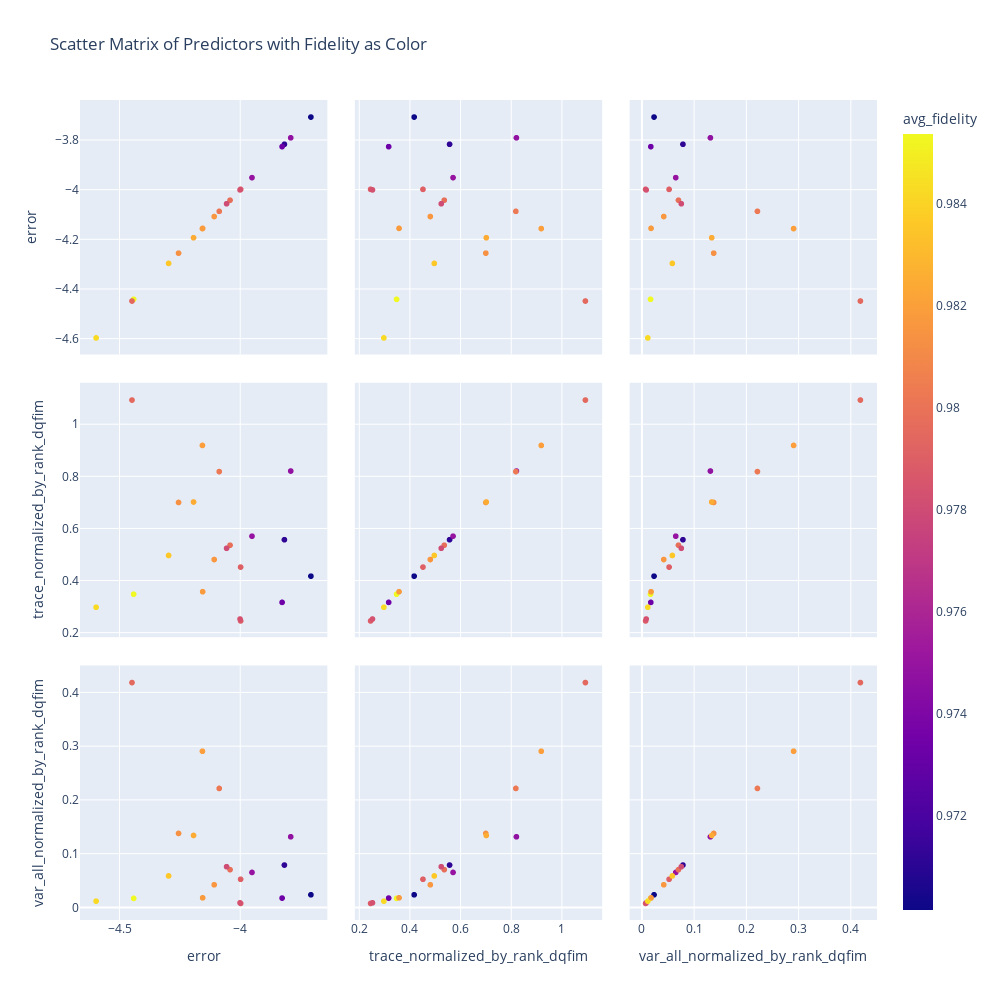

Notebook code cell kept with this figure:
### Code cell
predictor_metrics = [
 
    'error',
    'trace_normalized_by_rank_dqfim', 
    'var_all_normalized_by_rank_dqfim',
#    'var_all_eigenvalues_dqfim',  
    # 'spread_metric_mad',
    # 'spread_metric_mad_dqfim', 
    # 'spread_metric_variance', 
    # "spread_metric_variance_dqfim", 
    # "d_eff", "d_eff_dqfim"

]
metrics_to_visualize = [
    "test_key",
    'avg_fidelity',
    
]
metrics_to_visualize.extend(predictor_metrics)
df_viz = df_merged[metrics_to_visualize].dropna()

fig = px.scatter_matrix(
    df_viz,
    dimensions=predictor_metrics,
    color="avg_fidelity",        # Use fidelity as the color dimension
    hover_data=["test_key"],      # Show test_key on hover
    title="Scatter Matrix of Predictors with Fidelity as Color"
)
fig.update_layout(width=1000, height=1000)
fig.show()

### Figure 1 — Plotly figure (JSON) as saved in the notebook; plotly's stock layout.template omitted (floating-point values rounded to 4 significant figures)
{"data": [{"customdata": [["test0"], ["test1"], ["test100"], ["test109"], ["test110"], ["test146"], ["test152"], ["test160"], ["test189"], ["test192"], ["test195"], ["test198"], ["test199"], ["test26"], ["test43"], ["test62"], ["test64"], ["test8"], ["test80"], ["test96"]], "dimensions": [{"axis": {"matches": true}, "label": "error", "values": [-3.816, -4.107, -3.998, -3.997, -3.95, -4.296, -4.0, -3.825, -4.597, -3.706, -3.79, -4.156, -4.255, -4.041, -4.441, -4.155, -4.193, -4.448, -4.056, -4.086]}, {"axis": {"matches": true}, "label": "trace_normalized_by_rank_dqfim", "values": [0.5583, 0.4822, 0.4532, 0.2461, 0.572, 0.4978, 0.2534, 0.3175, 0.2986, 0.4183, 0.8225, 0.9208, 0.7016, 0.5373, 0.3489, 0.3585, 0.7034, 1.095, 0.5254, 0.8203]}, {"axis": {"matches": true}, "label": "var_all_normalized_by_rank_dqfim", "values": [0.07898, 0.04217, 0.05243, 0.007375, 0.06522, 0.05865, 0.008521, 0.01737, 0.01167, 0.02354, 0.1317, 0.2912, 0.1379, 0.0704, 0.01682, 0.01782, 0.1341, 0.4193, 0.07587, 0.2218]}], "hovertemplate": "%{xaxis.title.text}=%{x}<br>%{yaxis.title.text}=%{y}<br>test_key=%{customdata[0]}<br>avg_fidelity=%{marker.color}<extra></extra>", "legendgroup": "", "marker": {"color": [0.9712, 0.9816, 0.9791, 0.9789, 0.9749, 0.9835, 0.9784, 0.9733, 0.9843, 0.9702, 0.9748, 0.9819, 0.9813, 0.9798, 0.9854, 0.9818, 0.9825, 0.9795, 0.9781, 0.9802], "coloraxis": "coloraxis", "symbol": "circle"}, "name": "", "showlegend": false, "type": "splom"}], "layout": {"coloraxis": {"colorbar": {"title": {"text": "avg_fidelity"}}, "colorscale": [[0, "#0d0887"], [0.1111, "#46039f"], [0.2222, "#7201a8"], [0.3333, "#9c179e"], [0.4444, "#bd3786"], [0.5556, "#d8576b"], [0.6667, "#ed7953"], [0.7778, "#fb9f3a"], [0.8889, "#fdca26"], [1, "#f0f921"]]}, "dragmode": "select", "height": 1000, "legend": {"tracegroupgap": 0}, "title": {"text": "Scatter Matrix of Predictors with Fidelity as Color"}, "width": 1000}}
